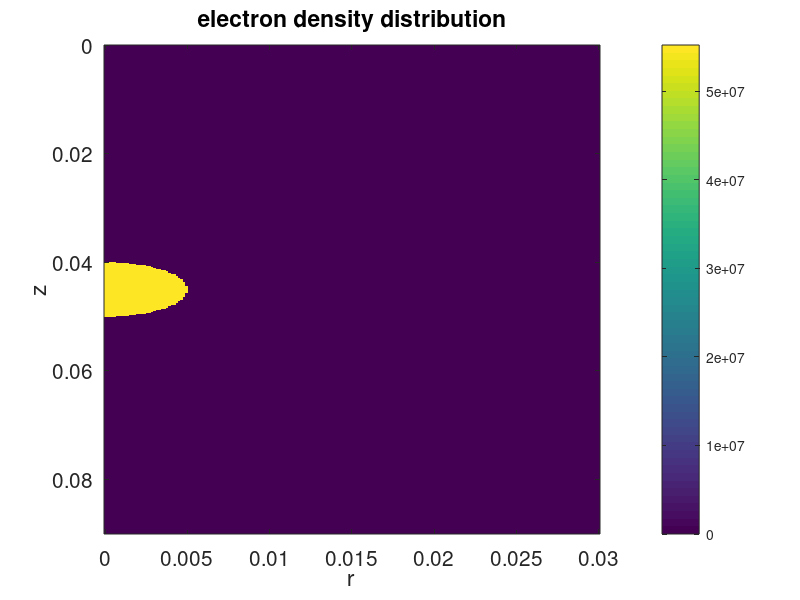

Here is the MATLAB script that generated this plot: (Note: this script raises an error after producing the figure.)
close all; clear; clc;

delete *.avi 

% define parameters

 

eps0 = 8.85e-12; % vacuum permittivity

q = 1.602e-19;   % [C] elementary charge

 

Lz = 9e-2; % Lx = 3cm

Lr = 3e-2; % Ly = 3cm

 

z0 = Lz/2;  % z coordinate of the center of the source sphere

r0 = Lr/6;  % radius of the source sphere

 

rou0 = 8.85e-12;  % [C/m^3]  charge density in the sphere

 

nr = 100;  % number of points 

nz = nr;



% domain  discretization 

 

delr = Lr/200;

delz = delr;

 

z = 0:delz:Lz;

r = 0:delr:Lr;

 


[R, Z] = meshgrid(r,z);

 


%% numerical solution

 

 

% define the source sphere  (it's good to test the cylinder first)------------------------

S = rou0 * ones(size(Z,1),size(Z,2));  %  [C/m^3]

 

sourceRegion = (Z-z0).^2 + R.^2 - r0^2; 

 

[idxX, idxY] = find(sourceRegion > 0);

 

for i = 1:length(idxX)

    S(idxX(i),idxY(i)) = 0;

end

 

ne = S/q;   % [m^-3] density distribution of positive charges

 

% plot the source region

figure(1)

clf

imagesc(r,z,ne)

colorbar

xlabel('r')

ylabel('z')

title('electron density distribution')

set(gca, 'Fontsize', 15)

 

 

%% the main algorithm

 

% define parameters --------------------------------------------------

 

vz = 1; % [m/s]

vr = 0.0005; 

dt = 0.05; % [x]

% dx = 1e-2; % [m]

t = 0; % current time [s]

T = 10; % maximum time [s]

 

 

 

% transport the pulse

 

ntimestep = T/dt;

 

 

z = 0:delz:Lz; % z0.5, z1.5, z2.5...

r = 0:delr:Lr; % r1, r2, r3...

 


Sz = zeros(1, size(ne,2)); 

Sr = zeros(1, size(ne,2)); 

for j = 2:size(ne,2)

    Sz(j) = pi*((r(j)+delr/2)^2-(r(j)-delr/2)^2);  % Sz2.5, Sz3.5...

    Sr(j) = 2*pi*(r(j)+delr/2)*delz;               % Sr2.5, Sr3.5...

end

Sz(1) = pi*(delr/2)^2;       % Sz1.5

Sr(1) = 2*pi*(delr/2)*delz;  % Sr1.5

 

Sz = repmat(Sz,size(ne,1),1);

Sr = repmat(Sr,size(ne,1),1);

V = Sz*delz;

 

 

%% Set up the movie.
writerObj = VideoWriter('out.avi'); % Name it.
writerObj.FrameRate = 60; % How many frames per second.
open(writerObj);  

% loop through time index

neNew = zeros(size(ne,1), size(ne,2));  % initialize it for every time step

for n = 1:ntimestep 
   

    % numerical solution
 

    for i = 1:size(ne,1)

        neNew(i,1) = ne(i,1) - dt/V(i,1)*( ne(i,1)*vr*Sr(i,1) ); 

    end

    

    for i = 1:size(ne,1)

        for j = 2:size(ne,2)

            neNew(i,j) = ne(i,j) - dt/V(i,j)*(ne(i,j)*vr*Sr(i,j)- ne(i,j-1)*vr*Sr(i,j-1));

        

%         uinp1 = u(i) - v*dt/dx * (u(i) - u(i-1));

%         uinp1Vec(i) = uinp1;

 

        end

    end
    

    ne = neNew;   % update the numerical solution in each loop 

    t = t+dt;     % update the current time index

    

    figure(2)
    


    imagesc(r,z,ne)

    colorbar

    xlabel('r (m)')

    ylabel('z (m)')

    title(sprintf('electron density distribution at t=%.3f s',t))

    set(gca, 'Fontsize', 15)

    %pause(0.1)
    
 %if mod(i,4)==0, % Uncomment to take 1 out of every 4 frames.
        frame = getframe(gcf); % 'gcf' can handle if you zoom in to take a movie.
        writeVideo(writerObj, frame);
    %end

    

end
close(writerObj); % Saves the movie.





